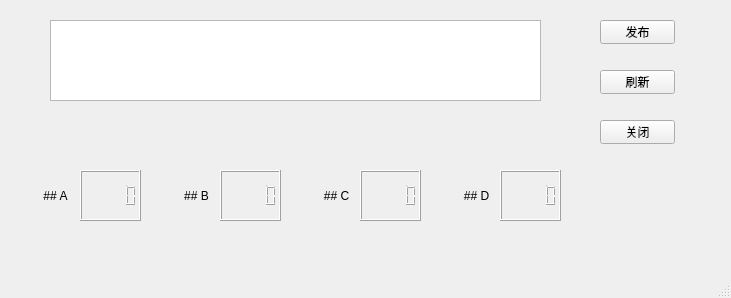
<?xml version="1.0" encoding="UTF-8"?>
<ui version="4.0">
 <class>MainWindow_litetest</class>
 <widget class="QMainWindow" name="MainWindow_litetest">
  <property name="geometry">
   <rect>
    <x>0</x>
    <y>0</y>
    <width>731</width>
    <height>298</height>
   </rect>
  </property>
  <property name="windowTitle">
   <string>MainWindow</string>
  </property>
  <widget class="QWidget" name="centralwidget">
   <widget class="QTextEdit" name="textEdit">
    <property name="geometry">
     <rect>
      <x>50</x>
      <y>20</y>
      <width>491</width>
      <height>81</height>
     </rect>
    </property>
   </widget>
   <widget class="QPushButton" name="sendout_BTN">
    <property name="geometry">
     <rect>
      <x>600</x>
      <y>20</y>
      <width>75</width>
      <height>24</height>
     </rect>
    </property>
    <property name="text">
     <string>发布</string>
    </property>
   </widget>
   <widget class="QPushButton" name="update_result_BTN">
    <property name="geometry">
     <rect>
      <x>600</x>
      <y>70</y>
      <width>75</width>
      <height>24</height>
     </rect>
    </property>
    <property name="text">
     <string>刷新</string>
    </property>
   </widget>
   <widget class="QLabel" name="select_A">
    <property name="geometry">
     <rect>
      <x>30</x>
      <y>160</y>
      <width>51</width>
      <height>71</height>
     </rect>
    </property>
    <property name="text">
     <string>## A</string>
    </property>
    <property name="textFormat">
     <enum>Qt::MarkdownText</enum>
    </property>
    <property name="alignment">
     <set>Qt::AlignCenter</set>
    </property>
    <property name="margin">
     <number>0</number>
    </property>
   </widget>
   <widget class="QLabel" name="select_B">
    <property name="geometry">
     <rect>
      <x>170</x>
      <y>160</y>
      <width>53</width>
      <height>71</height>
     </rect>
    </property>
    <property name="text">
     <string>## B</string>
    </property>
    <property name="textFormat">
     <enum>Qt::MarkdownText</enum>
    </property>
    <property name="alignment">
     <set>Qt::AlignCenter</set>
    </property>
    <property name="margin">
     <number>0</number>
    </property>
   </widget>
   <widget class="QLabel" name="select_C">
    <property name="geometry">
     <rect>
      <x>310</x>
      <y>160</y>
      <width>53</width>
      <height>71</height>
     </rect>
    </property>
    <property name="text">
     <string>## C</string>
    </property>
    <property name="textFormat">
     <enum>Qt::MarkdownText</enum>
    </property>
    <property name="alignment">
     <set>Qt::AlignCenter</set>
    </property>
    <property name="margin">
     <number>0</number>
    </property>
   </widget>
   <widget class="QLabel" name="select_D">
    <property name="geometry">
     <rect>
      <x>450</x>
      <y>160</y>
      <width>53</width>
      <height>71</height>
     </rect>
    </property>
    <property name="text">
     <string>## D</string>
    </property>
    <property name="textFormat">
     <enum>Qt::MarkdownText</enum>
    </property>
    <property name="alignment">
     <set>Qt::AlignCenter</set>
    </property>
    <property name="margin">
     <number>0</number>
    </property>
   </widget>
   <widget class="QLCDNumber" name="A_amount_LCD">
    <property name="geometry">
     <rect>
      <x>80</x>
      <y>170</y>
      <width>61</width>
      <height>51</height>
     </rect>
    </property>
   </widget>
   <widget class="QLCDNumber" name="B_amount_LCD_2">
    <property name="geometry">
     <rect>
      <x>220</x>
      <y>170</y>
      <width>61</width>
      <height>51</height>
     </rect>
    </property>
   </widget>
   <widget class="QLCDNumber" name="C_amount_LCD_3">
    <property name="geometry">
     <rect>
      <x>360</x>
      <y>170</y>
      <width>61</width>
      <height>51</height>
     </rect>
    </property>
   </widget>
   <widget class="QLCDNumber" name="D_amount_LCD_4">
    <property name="geometry">
     <rect>
      <x>500</x>
      <y>170</y>
      <width>61</width>
      <height>51</height>
     </rect>
    </property>
   </widget>
   <widget class="QPushButton" name="shutdown_BTN">
    <property name="geometry">
     <rect>
      <x>600</x>
      <y>120</y>
      <width>75</width>
      <height>24</height>
     </rect>
    </property>
    <property name="text">
     <string>关闭</string>
    </property>
   </widget>
  </widget>
  <widget class="QMenuBar" name="menubar">
   <property name="geometry">
    <rect>
     <x>0</x>
     <y>0</y>
     <width>731</width>
     <height>22</height>
    </rect>
   </property>
  </widget>
  <widget class="QStatusBar" name="statusbar"/>
 </widget>
 <resources/>
 <connections>
  <connection>
   <sender>shutdown_BTN</sender>
   <signal>clicked()</signal>
   <receiver>MainWindow_litetest</receiver>
   <slot>close()</slot>
   <hints>
    <hint type="sourcelabel">
     <x>633</x>
     <y>158</y>
    </hint>
    <hint type="destinationlabel">
     <x>543</x>
     <y>-20</y>
    </hint>
   </hints>
  </connection>
 </connections>
</ui>
